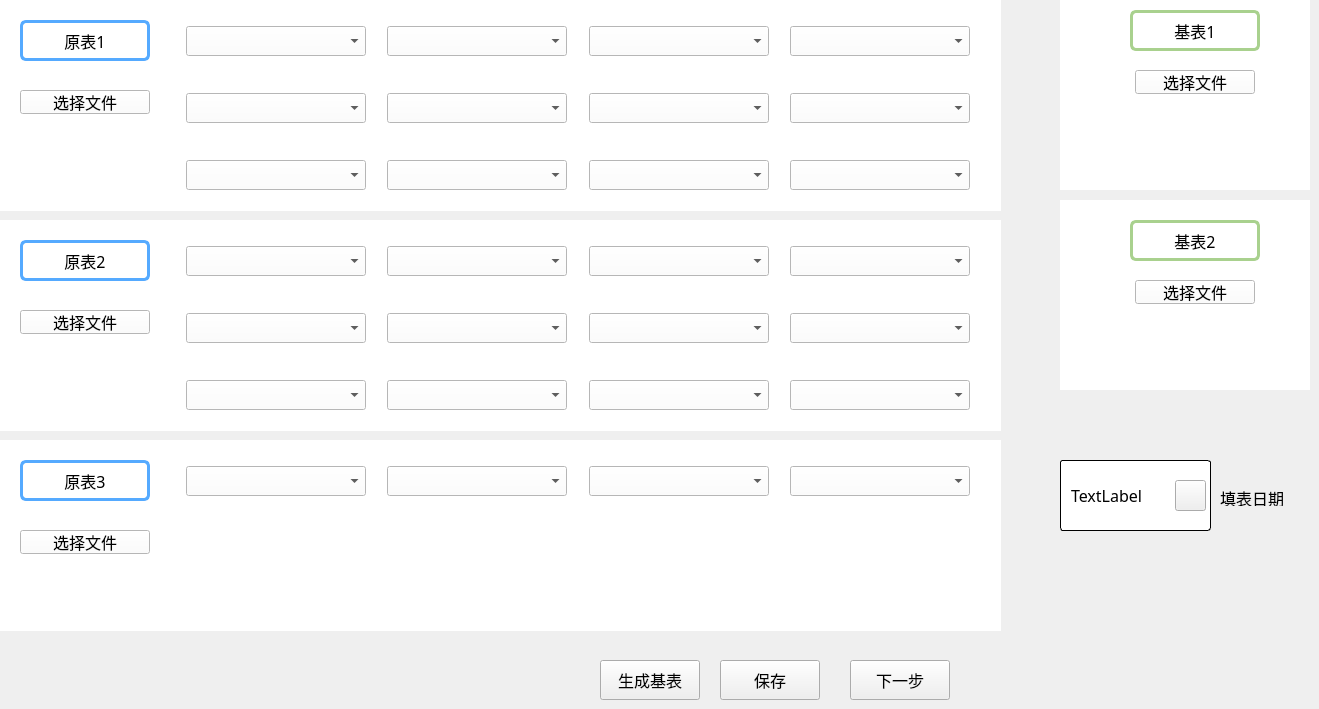
   <widget class="QWidget" name="tab_4">
    <attribute name="title">
     <string>参数配置</string>
    </attribute>
    <widget class="QWidget" name="widget_6" native="true">
     <property name="geometry">
      <rect>
       <x>0</x>
       <y>0</y>
       <width>1001</width>
       <height>211</height>
      </rect>
     </property>
     <property name="styleSheet">
      <string notr="true">background-color: rgb(255, 255, 255);</string>
     </property>
     <widget class="QLabel" name="label_3">
      <property name="geometry">
       <rect>
        <x>20</x>
        <y>20</y>
        <width>130</width>
        <height>41</height>
       </rect>
      </property>
      <property name="palette">
       <palette>
        <active>
         <colorrole role="Button">
          <brush brushstyle="SolidPattern">
           <color alpha="255">
            <red>255</red>
            <green>255</green>
            <blue>255</blue>
           </color>
          </brush>
         </colorrole>
         <colorrole role="Base">
          <brush brushstyle="SolidPattern">
           <color alpha="255">
            <red>255</red>
            <green>255</green>
            <blue>255</blue>
           </color>
          </brush>
         </colorrole>
         <colorrole role="Window">
          <brush brushstyle="SolidPattern">
           <color alpha="255">
            <red>255</red>
            <green>255</green>
            <blue>255</blue>
           </color>
          </brush>
         </colorrole>
        </active>
        <inactive>
         <colorrole role="Button">
          <brush brushstyle="SolidPattern">
           <color alpha="255">
            <red>255</red>
            <green>255</green>
            <blue>255</blue>
           </color>
          </brush>
         </colorrole>
         <colorrole role="Base">
          <brush brushstyle="SolidPattern">
           <color alpha="255">
            <red>255</red>
            <green>255</green>
            <blue>255</blue>
           </color>
          </brush>
         </colorrole>
         <colorrole role="Window">
          <brush brushstyle="SolidPattern">
           <color alpha="255">
            <red>255</red>
            <green>255</green>
            <blue>255</blue>
           </color>
          </brush>
         </colorrole>
        </inactive>
        <disabled>
         <colorrole role="Button">
          <brush brushstyle="SolidPattern">
           <color alpha="255">
            <red>255</red>
            <green>255</green>
            <blue>255</blue>
           </color>
          </brush>
         </colorrole>
         <colorrole role="Base">
          <brush brushstyle="SolidPattern">
           <color alpha="255">
            <red>255</red>
            <green>255</green>
            <blue>255</blue>
           </color>
          </brush>
         </colorrole>
         <colorrole role="Window">
          <brush brushstyle="SolidPattern">
           <color alpha="255">
            <red>255</red>
            <green>255</green>
            <blue>255</blue>
           </color>
          </brush>
         </colorrole>
        </disabled>
       </palette>
      </property>
      <property name="font">
       <font>
        <family>黑体</family>
        <pointsize>12</pointsize>
        <weight>50</weight>
        <italic>false</italic>
        <bold>false</bold>
       </font>
      </property>
      <property name="styleSheet">
       <string notr="true">border:3px solid rgb(85, 170, 255);
font: 12pt &quot;黑体&quot;;
border-radius:6px</string>
      </property>
      <property name="text">
       <string>原表1</string>
      </property>
      <property name="alignment">
       <set>Qt::AlignCenter</set>
      </property>
     </widget>
     <widget class="QComboBox" name="comboBox_5">
      <property name="enabled">
       <bool>true</bool>
      </property>
      <property name="geometry">
       <rect>
        <x>186</x>
        <y>26</y>
        <width>180</width>
        <height>30</height>
       </rect>
      </property>
      <property name="font">
       <font>
        <family>黑体</family>
        <pointsize>12</pointsize>
       </font>
      </property>
      <property name="autoFillBackground">
       <bool>false</bool>
      </property>
      <property name="editable">
       <bool>false</bool>
      </property>
      <property name="currentText">
       <string/>
      </property>
      <property name="maxVisibleItems">
       <number>50</number>
      </property>
     </widget>
     <widget class="QComboBox" name="comboBox_6">
      <property name="enabled">
       <bool>true</bool>
      </property>
      <property name="geometry">
       <rect>
        <x>387</x>
        <y>26</y>
        <width>180</width>
        <height>30</height>
       </rect>
      </property>
      <property name="font">
       <font>
        <family>黑体</family>
        <pointsize>12</pointsize>
       </font>
      </property>
      <property name="currentText">
       <string/>
      </property>
     </widget>
     <widget class="QComboBox" name="comboBox_7">
      <property name="enabled">
       <bool>true</bool>
      </property>
      <property name="geometry">
       <rect>
        <x>589</x>
        <y>26</y>
        <width>180</width>
        <height>30</height>
       </rect>
      </property>
      <property name="font">
       <font>
        <family>黑体</family>
        <pointsize>12</pointsize>
       </font>
      </property>
      <property name="currentText">
       <string/>
      </property>
     </widget>
     <widget class="QComboBox" name="comboBox_8">
      <property name="enabled">
       <bool>true</bool>
      </property>
      <property name="geometry">
       <rect>
        <x>790</x>
        <y>26</y>
        <width>180</width>
        <height>30</height>
       </rect>
      </property>
      <property name="font">
       <font>
        <family>黑体</family>
        <pointsize>12</pointsize>
       </font>
      </property>
      <property name="currentText">
       <string/>
      </property>
     </widget>
     <widget class="QComboBox" name="comboBox_9">
      <property name="enabled">
       <bool>true</bool>
      </property>
      <property name="geometry">
       <rect>
        <x>186</x>
        <y>93</y>
        <width>180</width>
        <height>30</height>
       </rect>
      </property>
      <property name="font">
       <font>
        <family>黑体</family>
        <pointsize>12</pointsize>
       </font>
      </property>
      <property name="currentText">
       <string/>
      </property>
     </widget>
     <widget class="QComboBox" name="comboBox_10">
      <property name="enabled">
       <bool>true</bool>
      </property>
      <property name="geometry">
       <rect>
        <x>186</x>
        <y>160</y>
        <width>180</width>
        <height>30</height>
       </rect>
      </property>
      <property name="font">
       <font>
        <family>黑体</family>
        <pointsize>12</pointsize>
       </font>
      </property>
      <property name="currentText">
       <string/>
      </property>
     </widget>
     <widget class="QComboBox" name="comboBox_11">
      <property name="enabled">
       <bool>true</bool>
      </property>
      <property name="geometry">
       <rect>
        <x>387</x>
        <y>93</y>
        <width>180</width>
        <height>30</height>
       </rect>
      </property>
      <property name="font">
       <font>
        <family>黑体</family>
        <pointsize>12</pointsize>
       </font>
      </property>
      <property name="currentText">
       <string/>
      </property>
     </widget>
     <widget class="QComboBox" name="comboBox_12">
      <property name="enabled">
       <bool>true</bool>
      </property>
      <property name="geometry">
       <rect>
        <x>387</x>
        <y>160</y>
        <width>180</width>
        <height>30</height>
       </rect>
      </property>
      <property name="font">
       <font>
        <family>黑体</family>
        <pointsize>12</pointsize>
       </font>
      </property>
      <property name="currentText">
       <string/>
      </property>
     </widget>
     <widget class="QComboBox" name="comboBox_13">
      <property name="enabled">
       <bool>true</bool>
      </property>
      <property name="geometry">
       <rect>
        <x>589</x>
        <y>93</y>
        <width>180</width>
        <height>30</height>
       </rect>
      </property>
      <property name="font">
       <font>
        <family>黑体</family>
        <pointsize>12</pointsize>
       </font>
      </property>
      <property name="currentText">
       <string/>
      </property>
     </widget>
     <widget class="QComboBox" name="comboBox_14">
      <property name="enabled">
       <bool>true</bool>
      </property>
      <property name="geometry">
       <rect>
        <x>589</x>
        <y>160</y>
        <width>180</width>
        <height>30</height>
       </rect>
      </property>
      <property name="font">
       <font>
        <family>黑体</family>
        <pointsize>12</pointsize>
       </font>
      </property>
      <property name="currentText">
       <string/>
      </property>
     </widget>
     <widget class="QComboBox" name="comboBox_15">
      <property name="enabled">
       <bool>true</bool>
      </property>
      <property name="geometry">
       <rect>
        <x>790</x>
        <y>93</y>
        <width>180</width>
        <height>30</height>
       </rect>
      </property>
      <property name="font">
       <font>
        <family>黑体</family>
        <pointsize>12</pointsize>
       </font>
      </property>
      <property name="currentText">
       <string/>
      </property>
     </widget>
     <widget class="QComboBox" name="comboBox_16">
      <property name="enabled">
       <bool>true</bool>
      </property>
      <property name="geometry">
       <rect>
        <x>790</x>
        <y>160</y>
        <width>180</width>
        <height>30</height>
       </rect>
      </property>
      <property name="font">
       <font>
        <family>黑体</family>
        <pointsize>12</pointsize>
       </font>
      </property>
      <property name="currentText">
       <string/>
      </property>
     </widget>
     <widget class="QPushButton" name="pushButton_16">
      <property name="geometry">
       <rect>
        <x>20</x>
        <y>90</y>
        <width>130</width>
        <height>24</height>
       </rect>
      </property>
      <property name="font">
       <font>
        <family>黑体</family>
        <pointsize>12</pointsize>
       </font>
      </property>
      <property name="text">
       <string>选择文件</string>
      </property>
      <property name="icon">
       <iconset>
        <normalon>:/images/file.jpg</normalon>
       </iconset>
      </property>
     </widget>
     <widget class="QLabel" name="label_40">
      <property name="geometry">
       <rect>
        <x>20</x>
        <y>150</y>
        <width>130</width>
        <height>36</height>
       </rect>
      </property>
      <property name="text">
       <string/>
      </property>
     </widget>
    </widget>
    <widget class="QWidget" name="widget_7" native="true">
     <property name="geometry">
      <rect>
       <x>0</x>
       <y>220</y>
       <width>1001</width>
       <height>211</height>
      </rect>
     </property>
     <property name="styleSheet">
      <string notr="true">background-color: rgb(255, 255, 255);</string>
     </property>
     <widget class="QLabel" name="label_18">
      <property name="geometry">
       <rect>
        <x>20</x>
        <y>20</y>
        <width>130</width>
        <height>41</height>
       </rect>
      </property>
      <property name="font">
       <font>
        <family>黑体</family>
        <pointsize>12</pointsize>
        <weight>50</weight>
        <italic>false</italic>
        <bold>false</bold>
       </font>
      </property>
      <property name="styleSheet">
       <string notr="true">border:3px solid rgb(85, 170, 255);
font: 12pt &quot;黑体&quot;;
border-radius:6px</string>
      </property>
      <property name="text">
       <string>原表2</string>
      </property>
      <property name="alignment">
       <set>Qt::AlignCenter</set>
      </property>
     </widget>
     <widget class="QComboBox" name="comboBox_17">
      <property name="enabled">
       <bool>true</bool>
      </property>
      <property name="geometry">
       <rect>
        <x>186</x>
        <y>26</y>
        <width>180</width>
        <height>30</height>
       </rect>
      </property>
      <property name="font">
       <font>
        <family>黑体</family>
        <pointsize>12</pointsize>
       </font>
      </property>
      <property name="autoFillBackground">
       <bool>false</bool>
      </property>
      <property name="editable">
       <bool>false</bool>
      </property>
      <property name="currentText">
       <string/>
      </property>
      <property name="maxVisibleItems">
       <number>50</number>
      </property>
     </widget>
     <widget class="QComboBox" name="comboBox_18">
      <property name="enabled">
       <bool>true</bool>
      </property>
      <property name="geometry">
       <rect>
        <x>387</x>
        <y>26</y>
        <width>180</width>
        <height>30</height>
       </rect>
      </property>
      <property name="font">
       <font>
        <family>黑体</family>
        <pointsize>12</pointsize>
       </font>
      </property>
      <property name="currentText">
       <string/>
      </property>
     </widget>
     <widget class="QComboBox" name="comboBox_19">
      <property name="enabled">
       <bool>true</bool>
      </property>
      <property name="geometry">
       <rect>
        <x>589</x>
        <y>26</y>
        <width>180</width>
        <height>30</height>
       </rect>
      </property>
      <property name="font">
       <font>
        <family>黑体</family>
        <pointsize>12</pointsize>
       </font>
      </property>
      <property name="currentText">
       <string/>
      </property>
     </widget>
     <widget class="QComboBox" name="comboBox_20">
      <property name="enabled">
       <bool>true</bool>
      </property>
      <property name="geometry">
       <rect>
        <x>790</x>
        <y>26</y>
        <width>180</width>
        <height>30</height>
       </rect>
      </property>
      <property name="font">
       <font>
        <family>黑体</family>
        <pointsize>12</pointsize>
       </font>
      </property>
      <property name="currentText">
       <string/>
      </property>
     </widget>
     <widget class="QComboBox" name="comboBox_21">
      <property name="enabled">
       <bool>true</bool>
      </property>
      <property name="geometry">
       <rect>
        <x>186</x>
        <y>93</y>
        <width>180</width>
        <height>30</height>
       </rect>
      </property>
      <property name="font">
       <font>
        <family>黑体</family>
        <pointsize>12</pointsize>
       </font>
      </property>
      <property name="currentText">
       <string/>
      </property>
     </widget>
     <widget class="QComboBox" name="comboBox_22">
      <property name="enabled">
       <bool>true</bool>
      </property>
      <property name="geometry">
       <rect>
        <x>186</x>
        <y>160</y>
        <width>180</width>
        <height>30</height>
       </rect>
      </property>
      <property name="font">
       <font>
        <family>黑体</family>
        <pointsize>12</pointsize>
       </font>
      </property>
      <property name="currentText">
       <string/>
      </property>
     </widget>
     <widget class="QComboBox" name="comboBox_23">
      <property name="enabled">
       <bool>true</bool>
      </property>
      <property name="geometry">
       <rect>
        <x>387</x>
        <y>93</y>
        <width>180</width>
        <height>30</height>
       </rect>
      </property>
      <property name="font">
       <font>
        <family>黑体</family>
        <pointsize>12</pointsize>
       </font>
      </property>
      <property name="currentText">
       <string/>
      </property>
     </widget>
     <widget class="QComboBox" name="comboBox_24">
      <property name="enabled">
       <bool>true</bool>
      </property>
      <property name="geometry">
       <rect>
        <x>387</x>
        <y>160</y>
        <width>180</width>
        <height>30</height>
       </rect>
      </property>
      <property name="font">
       <font>
        <family>黑体</family>
        <pointsize>12</pointsize>
       </font>
      </property>
      <property name="currentText">
       <string/>
      </property>
     </widget>
     <widget class="QComboBox" name="comboBox_25">
      <property name="enabled">
       <bool>true</bool>
      </property>
      <property name="geometry">
       <rect>
        <x>589</x>
        <y>93</y>
        <width>180</width>
        <height>30</height>
       </rect>
      </property>
      <property name="font">
       <font>
        <family>黑体</family>
        <pointsize>12</pointsize>
       </font>
      </property>
      <property name="currentText">
       <string/>
      </property>
     </widget>
     <widget class="QComboBox" name="comboBox_26">
      <property name="enabled">
       <bool>true</bool>
      </property>
      <property name="geometry">
       <rect>
        <x>589</x>
        <y>160</y>
        <width>180</width>
        <height>30</height>
       </rect>
      </property>
      <property name="font">
       <font>
        <family>黑体</family>
        <pointsize>12</pointsize>
       </font>
      </property>
      <property name="currentText">
       <string/>
      </property>
     </widget>
     <widget class="QComboBox" name="comboBox_27">
      <property name="enabled">
       <bool>true</bool>
      </property>
      <property name="geometry">
       <rect>
        <x>790</x>
        <y>93</y>
        <width>180</width>
        <height>30</height>
       </rect>
      </property>
      <property name="font">
       <font>
        <family>黑体</family>
        <pointsize>12</pointsize>
       </font>
      </property>
      <property name="currentText">
       <string/>
      </property>
     </widget>
     <widget class="QComboBox" name="comboBox_28">
      <property name="enabled">
       <bool>true</bool>
      </property>
      <property name="geometry">
       <rect>
        <x>790</x>
        <y>160</y>
        <width>180</width>
        <height>30</height>
       </rect>
      </property>
      <property name="font">
       <font>
        <family>黑体</family>
        <pointsize>12</pointsize>
       </font>
      </property>
      <property name="currentText">
       <string/>
      </property>
     </widget>
     <widget class="QPushButton" name="pushButton_17">
      <property name="geometry">
       <rect>
        <x>20</x>
        <y>90</y>
        <width>130</width>
        <height>24</height>
       </rect>
      </property>
      <property name="font">
       <font>
        <family>黑体</family>
        <pointsize>12</pointsize>
       </font>
      </property>
      <property name="text">
       <string>选择文件</string>
      </property>
      <property name="icon">
       <iconset>
        <normalon>:/images/file.jpg</normalon>
       </iconset>
      </property>
     </widget>
     <widget class="QLabel" name="label_41">
      <property name="geometry">
       <rect>
        <x>30</x>
        <y>130</y>
        <width>130</width>
        <height>36</height>
       </rect>
      </property>
      <property name="text">
       <string/>
      </property>
     </widget>
    </widget>
    <widget class="QWidget" name="widget_8" native="true">
     <property name="geometry">
      <rect>
       <x>0</x>
       <y>440</y>
       <width>1001</width>
       <height>191</height>
      </rect>
     </property>
     <property name="styleSheet">
      <string notr="true">background-color: rgb(255, 255, 255);</string>
     </property>
     <widget class="QLabel" name="label_19">
      <property name="geometry">
       <rect>
        <x>20</x>
        <y>20</y>
        <width>130</width>
        <height>41</height>
       </rect>
      </property>
      <property name="font">
       <font>
        <family>黑体</family>
        <pointsize>12</pointsize>
        <weight>50</weight>
        <italic>false</italic>
        <bold>false</bold>
       </font>
      </property>
      <property name="styleSheet">
       <string notr="true">border:3px solid rgb(85, 170, 255);
font: 12pt &quot;黑体&quot;;
border-radius:6px</string>
      </property>
      <property name="text">
       <string>原表3</string>
      </property>
      <property name="alignment">
       <set>Qt::AlignCenter</set>
      </property>
     </widget>
     <widget class="QComboBox" name="comboBox_29">
      <property name="enabled">
       <bool>true</bool>
      </property>
      <property name="geometry">
       <rect>
        <x>186</x>
        <y>26</y>
        <width>180</width>
        <height>30</height>
       </rect>
      </property>
      <property name="font">
       <font>
        <family>黑体</family>
        <pointsize>12</pointsize>
       </font>
      </property>
      <property name="autoFillBackground">
       <bool>false</bool>
      </property>
      <property name="editable">
       <bool>false</bool>
      </property>
      <property name="currentText">
       <string/>
      </property>
      <property name="maxVisibleItems">
       <number>50</number>
      </property>
     </widget>
     <widget class="QComboBox" name="comboBox_30">
      <property name="enabled">
       <bool>true</bool>
      </property>
      <property name="geometry">
       <rect>
        <x>387</x>
        <y>26</y>
        <width>180</width>
        <height>30</height>
       </rect>
      </property>
      <property name="font">
       <font>
        <family>黑体</family>
        <pointsize>12</pointsize>
       </font>
      </property>
      <property name="currentText">
       <string/>
      </property>
     </widget>
     <widget class="QComboBox" name="comboBox_31">
      <property name="enabled">
       <bool>true</bool>
      </property>
      <property name="geometry">
       <rect>
        <x>589</x>
        <y>26</y>
        <width>180</width>
        <height>30</height>
       </rect>
      </property>
      <property name="font">
       <font>
        <family>黑体</family>
        <pointsize>12</pointsize>
       </font>
      </property>
      <property name="currentText">
       <string/>
      </property>
     </widget>
     <widget class="QComboBox" name="comboBox_32">
      <property name="enabled">
       <bool>true</bool>
      </property>
      <property name="geometry">
       <rect>
        <x>790</x>
        <y>26</y>
        <width>180</width>
        <height>30</height>
       </rect>
      </property>
      <property name="font">
       <font>
        <family>黑体</family>
        <pointsize>12</pointsize>
       </font>
      </property>
      <property name="currentText">
       <string/>
      </property>
     </widget>
     <widget class="QLabel" name="label_48">
      <property name="geometry">
       <rect>
        <x>30</x>
        <y>130</y>
        <width>130</width>
        <height>36</height>
       </rect>
      </property>
      <property name="text">
       <string/>
      </property>
     </widget>
     <widget class="QPushButton" name="pushButton_21">
      <property name="geometry">
       <rect>
        <x>20</x>
        <y>90</y>
        <width>130</width>
        <height>24</height>
       </rect>
      </property>
      <property name="font">
       <font>
        <family>黑体</family>
        <pointsize>12</pointsize>
       </font>
      </property>
      <property name="text">
       <string>选择文件</string>
      </property>
      <property name="icon">
       <iconset>
        <normalon>:/images/file.jpg</normalon>
       </iconset>
      </property>
     </widget>
    </widget>
    <widget class="QPushButton" name="pushButton_9">
     <property name="geometry">
      <rect>
       <x>600</x>
       <y>660</y>
       <width>100</width>
       <height>40</height>
      </rect>
     </property>
     <property name="font">
      <font>
       <family>黑体</family>
       <pointsize>12</pointsize>
      </font>
     </property>
     <property name="text">
      <string>生成基表</string>
     </property>
    </widget>
    <widget class="QPushButton" name="pushButton_10">
     <property name="geometry">
      <rect>
       <x>720</x>
       <y>660</y>
       <width>100</width>
       <height>40</height>
      </rect>
     </property>
     <property name="font">
      <font>
       <family>黑体</family>
       <pointsize>12</pointsize>
      </font>
     </property>
     <property name="text">
      <string>保存</string>
     </property>
    </widget>
    <widget class="QPushButton" name="pushButton_11">
     <property name="geometry">
      <rect>
       <x>850</x>
       <y>660</y>
       <width>100</width>
       <height>40</height>
      </rect>
     </property>
     <property name="font">
      <font>
       <family>黑体</family>
       <pointsize>12</pointsize>
      </font>
     </property>
     <property name="text">
      <string>下一步</string>
     </property>
    </widget>
    <widget class="QWidget" name="widget_11" native="true">
     <property name="geometry">
      <rect>
       <x>1060</x>
       <y>0</y>
       <width>250</width>
       <height>190</height>
      </rect>
     </property>
     <property name="styleSheet">
      <string notr="true">background-color: rgb(255, 255, 255);</string>
     </property>
     <widget class="QLabel" name="label_42">
      <property name="geometry">
       <rect>
        <x>70</x>
        <y>10</y>
        <width>130</width>
        <height>41</height>
       </rect>
      </property>
      <property name="font">
       <font>
        <family>黑体</family>
        <pointsize>12</pointsize>
        <weight>50</weight>
        <italic>false</italic>
        <bold>false</bold>
       </font>
      </property>
      <property name="styleSheet">
       <string notr="true">border:3px solid;
border-color: rgb(169, 209, 142);
font: 12pt &quot;黑体&quot;;
border-radius:6px</string>
      </property>
      <property name="text">
       <string>基表1</string>
      </property>
      <property name="alignment">
       <set>Qt::AlignCenter</set>
      </property>
     </widget>
     <widget class="QPushButton" name="pushButton_18">
      <property name="geometry">
       <rect>
        <x>75</x>
        <y>70</y>
        <width>120</width>
        <height>24</height>
       </rect>
      </property>
      <property name="font">
       <font>
        <family>黑体</family>
        <pointsize>12</pointsize>
       </font>
      </property>
      <property name="text">
       <string>选择文件</string>
      </property>
      <property name="icon">
       <iconset resource="apprcc.qrc">
        <normaloff>:/images/file.jpg</normaloff>:/images/file.jpg</iconset>
      </property>
     </widget>
     <widget class="QLabel" name="label_43">
      <property name="geometry">
       <rect>
        <x>30</x>
        <y>130</y>
        <width>200</width>
        <height>50</height>
       </rect>
      </property>
      <property name="font">
       <font>
        <family>黑体</family>
        <pointsize>12</pointsize>
       </font>
      </property>
      <property name="text">
       <string/>
      </property>
      <property name="alignment">
       <set>Qt::AlignCenter</set>
      </property>
     </widget>
    </widget>
    <widget class="QWidget" name="widget_12" native="true">
     <property name="geometry">
      <rect>
       <x>1060</x>
       <y>200</y>
       <width>250</width>
       <height>190</height>
      </rect>
     </property>
     <property name="styleSheet">
      <string notr="true">background-color: rgb(255, 255, 255);</string>
     </property>
     <widget class="QLabel" name="label_44">
      <property name="geometry">
       <rect>
        <x>70</x>
        <y>20</y>
        <width>130</width>
        <height>41</height>
       </rect>
      </property>
      <property name="font">
       <font>
        <family>黑体</family>
        <pointsize>12</pointsize>
        <weight>50</weight>
        <italic>false</italic>
        <bold>false</bold>
       </font>
      </property>
      <property name="styleSheet">
       <string notr="true">border:3px solid rgb(169, 209, 142);
font: 12pt &quot;黑体&quot;;
border-radius:6px</string>
      </property>
      <property name="text">
       <string>基表2</string>
      </property>
      <property name="alignment">
       <set>Qt::AlignCenter</set>
      </property>
     </widget>
     <widget class="QPushButton" name="pushButton_19">
      <property name="geometry">
       <rect>
        <x>75</x>
        <y>80</y>
        <width>120</width>
        <height>24</height>
       </rect>
      </property>
      <property name="font">
       <font>
        <family>黑体</family>
        <pointsize>12</pointsize>
       </font>
      </property>
      <property name="text">
       <string>选择文件</string>
      </property>
      <property name="icon">
       <iconset resource="apprcc.qrc">
        <normaloff>:/images/file.jpg</normaloff>:/images/file.jpg</iconset>
      </property>
     </widget>
     <widget class="QLabel" name="label_45">
      <property name="geometry">
       <rect>
        <x>30</x>
        <y>130</y>
        <width>200</width>
        <height>50</height>
       </rect>
      </property>
      <property name="font">
       <font>
        <family>黑体</family>
        <pointsize>12</pointsize>
       </font>
      </property>
      <property name="text">
       <string/>
      </property>
      <property name="alignment">
       <set>Qt::AlignCenter</set>
      </property>
     </widget>
    </widget>
    <widget class="QLabel" name="label_46">
     <property name="geometry">
      <rect>
       <x>1060</x>
       <y>460</y>
       <width>151</width>
       <height>71</height>
      </rect>
     </property>
     <property name="font">
      <font>
       <family>黑体</family>
       <pointsize>12</pointsize>
      </font>
     </property>
     <property name="styleSheet">
      <string notr="true">border:1px solid;
border-radius:3px;
background-color: rgb(255, 255, 255);</string>
     </property>
     <property name="text">
      <string>TextLabel</string>
     </property>
     <property name="textFormat">
      <enum>Qt::PlainText</enum>
     </property>
     <property name="alignment">
      <set>Qt::AlignLeading|Qt::AlignLeft|Qt::AlignVCenter</set>
     </property>
     <property name="margin">
      <number>0</number>
     </property>
     <property name="indent">
      <number>10</number>
     </property>
    </widget>
    <widget class="QPushButton" name="pushButton_20">
     <property name="geometry">
      <rect>
       <x>1175</x>
       <y>480</y>
       <width>31</width>
       <height>31</height>
      </rect>
     </property>
     <property name="styleSheet">
      <string notr="true">background-image: url(:/images/R-C.jpg);</string>
     </property>
     <property name="text">
      <string/>
     </property>
     <property name="icon">
      <iconset resource="apprcc.qrc">
       <normaloff>:/images/R-C.jpg</normaloff>:/images/R-C.jpg</iconset>
     </property>
    </widget>
    <widget class="QLabel" name="label_47">
     <property name="geometry">
      <rect>
       <x>1220</x>
       <y>490</y>
       <width>71</width>
       <height>16</height>
      </rect>
     </property>
     <property name="font">
      <font>
       <family>黑体</family>
       <pointsize>12</pointsize>
      </font>
     </property>
     <property name="text">
      <string>填表日期</string>
     </property>
    </widget>
   </widget>
